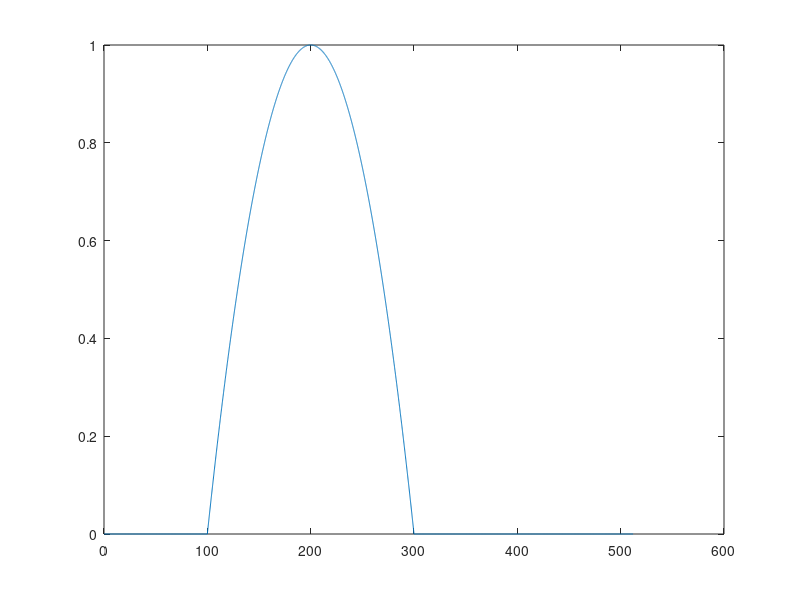
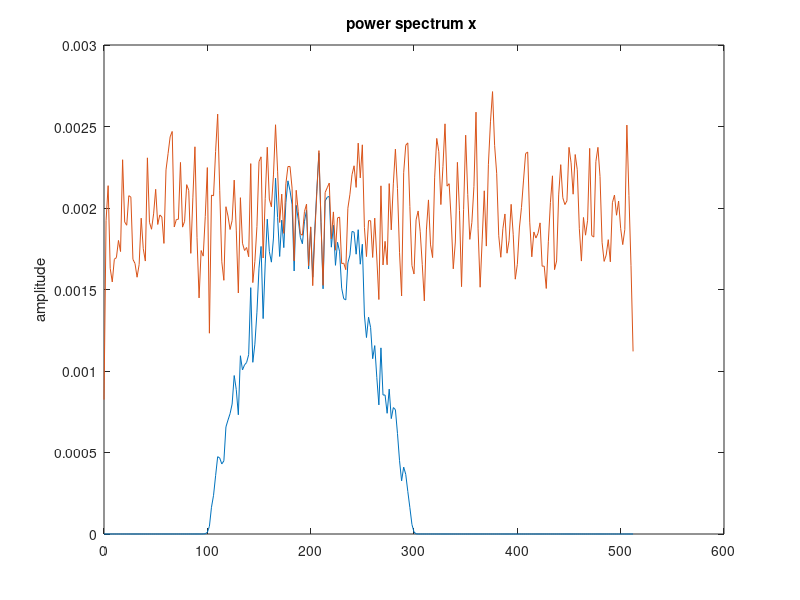
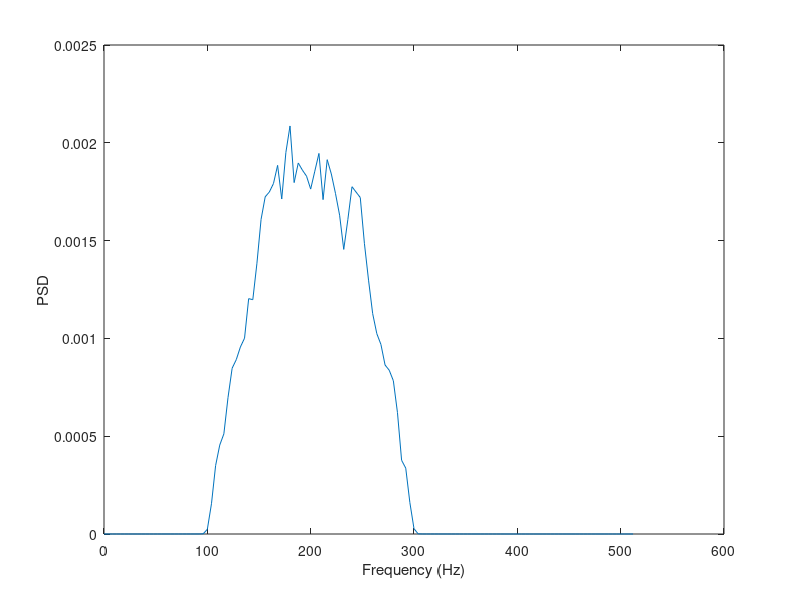
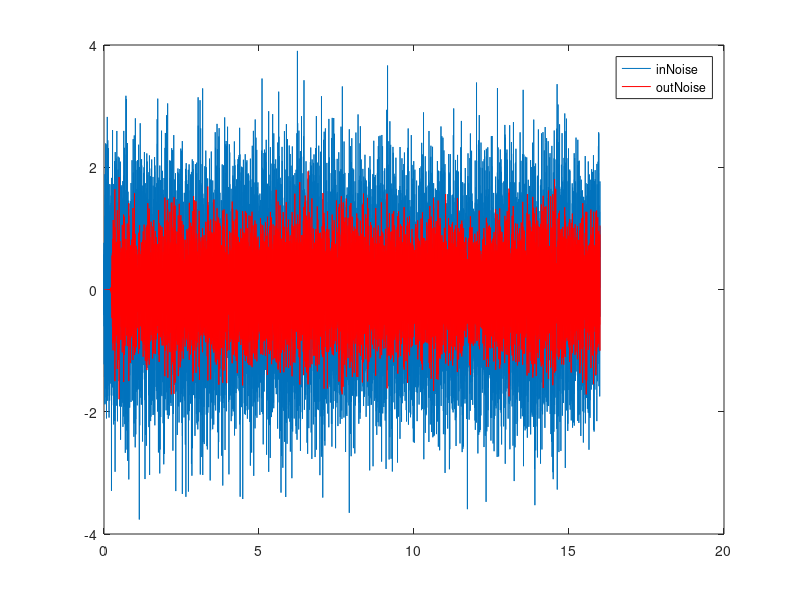

Source code (MATLAB) for these figures, in order:
%% Demo for colored Gaussian noise generation
%Sampling frequency for noise realization
sampFreq = 1024; %Hz
%Number of samples to generate
nSamples = 16384;
%Time samples
timeVec = (0:(nSamples-1))/sampFreq;

%Target PSD given by the inline function handle
targetPSD = @(f) (f>=100 & f<=300).*(f-100).*(300-f)/10000;

%Plot PSD
freqVec = 0:0.1:512;
psdVec = targetPSD(freqVec);
plot(freqVec,psdVec);

%%
% Design FIR filter with T(f)= square root of target PSD
sqrtPSD = sqrt(psdVec);
fltrOrdr = 500;
b = fir2(fltrOrdr,freqVec/(sampFreq/2),sqrt(psdVec));

%%
% Generate a WGN realization and pass it through the designed filter
% (Comment out the line below if new realizations of WGN are needed in each run of this script)
rng('default'); 
inNoise = randn(1,nSamples);
outNoise =fftfilt(b,inNoise);

%%
% Estimate the PSD
figure;
pwelch(outNoise, 512,[],[],sampFreq);
hold on;
pwelch(inNoise, 512, [], [], sampFreq);
%Pwelch plots in dB (= 10*log10(x)); plot on a linear scale
[pxx,f]=pwelch(outNoise, 256,[],[],sampFreq);
figure;
plot(f,pxx);
xlabel('Frequency (Hz)');
ylabel('PSD');
% Plot the colored noise realization
figure;
plot(timeVec,inNoise);
hold on
plot(timeVec,outNoise,'r');
legend('inNoise','outNoise');

inStd=std(inNoise);
outStd=std(outNoise);
